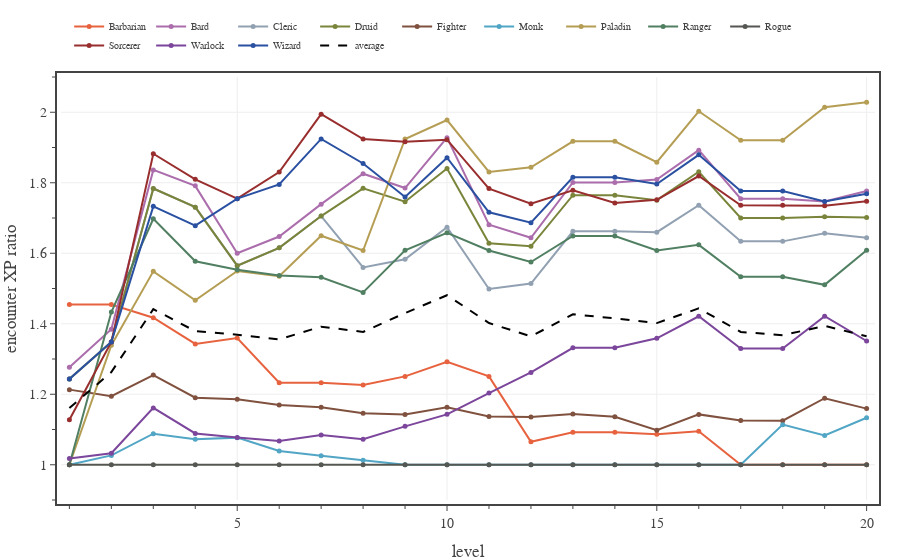

Notebook cell for this chart:
### Code cell
# Plots average encounter XP for each class on days with only one Deadly encounters and no short rest. 
n_enc = 1
encounter_difficulty = 'Deadly'

with open(f'../xp-and-player-characters/pc data - Medium 2 short rests.json', 'r') as fin:
    pc_data0 = json.load(fin)

with open(f'../xp-and-player-characters/pc data - {encounter_difficulty} 2 short rests.json', 'r') as fin:
    pc_data1 = json.load(fin)

levels = np.array(range(1,21,1))
enc_XP_budget = 0.5 * np.array(ENCOUNTER_DIFFICULTIES['Daily']['XP'])

fig = go.Figure(
    layout=go.Layout(
        template=TFB_TEMPLATE,
        xaxis=dict(
            title_text='level',
            range=[0.8, 20.2],
            tick0=0, dtick=5,
            minor=dict(tick0=0, dtick=1),
        ),
        yaxis=dict(
            autorange=False,
            title_text='encounter XP ratio',
            range=[0.9, 2.1],
            tick0=0, dtick=0.2,
            minor=dict(tick0=0, dtick=0.1),
        ),
        legend=dict(
            yanchor='bottom',  y=1.04,
            xanchor='left', x=0.01,
            orientation='h',
        )
    )
)

eXPmean = np.zeros(20)
aXPmean = np.zeros(20)
for pc in PC_CLASSES:
    eXP = np.zeros(20)
    for level in range(20):
        encounters = pc_data1[pc][level]['encounters']
        encounters = [x for x in encounters if x['type'] == 'encounter']
        eXP[level] = np.mean([x['XP mean'] for x in encounters[0:n_enc]])

    eXPmean += eXP
    aXP  = np.array([x['encounter XP mean'] for x in pc_data0[pc]])
    aXPmean += aXP

    fig.add_trace(go.Scatter(
        x=levels, 
        y=eXP/aXP,
        mode='lines+markers', 
        line={'color': PC_CLASSES[pc]['color']},
        marker={'size': 5},
        unselected=dict(marker=dict(opacity=0.0)),
        name=pc,
        hovertemplate=
            '<b>'+pc+'</b><br>'+
            'lvl %{x}<br>'+
            'enc XP %{y:.2f}'+
            '<extra></extra>'
    ))

eXPmean /= len(PC_CLASSES)
aXPmean /= len(PC_CLASSES)
fig.add_trace(go.Scatter(
    x=levels, 
    y=eXPmean/aXPmean,
    mode='lines', 
    line=dict(color='black', dash='dash'),
    unselected=dict(marker=dict(opacity=0.0)),
    name='average',
    hoverinfo='skip'
))

# show figure
fig.show(config=TFB_CONFIG)

# save large format figure
if SAVEFIGS:
    file_name = f'./fig-single-encounter-xp-vs-level-{encounter_difficulty.lower()}-large.html'
    fig_html = fig.to_html(
        config=TFB_CONFIG,
        include_plotlyjs=False, 
        full_html=False, 
    )
    fig_soup = BeautifulSoup(fig_html, 'html.parser')
    fig_soup.div['class'] = 'plotly-div-large'
    fig_soup.div['style'] = 'aspect-ratio:600/550'
    with open(file_name, 'wb') as fout:
        fout.write(fig_soup.prettify('utf-8'))

# save small format figure
if SAVEFIGS:
    fig.update_traces(marker=dict(size=4))
    fig.update_layout(font=dict(size=10), legend=dict(font_size=8))
    file_name = f'./fig-single-encounter-xp-vs-level-{encounter_difficulty.lower()}-small.html'
    fig_html = fig.to_html(
        config=TFB_CONFIG,
        include_plotlyjs=False, 
        full_html=False, 
    )
    fig_soup = BeautifulSoup(fig_html, 'html.parser')
    fig_soup.div['class'] = 'plotly-div-small'
    fig_soup.div['style'] = 'aspect-ratio:600/600'
    with open(file_name, 'wb') as fout:
        fout.write(fig_soup.prettify('utf-8'))

### Figure 1 — Plotly figure (JSON) as saved in the notebook; plotly's stock layout.template omitted (floating-point values rounded to 4 significant figures)
{"data": [{"hovertemplate": "<b>Barbarian</b><br>lvl %{x}<br>enc XP %{y:.2f}<extra></extra>", "line": {"color": "#E7623E"}, "marker": {"size": 5}, "mode": "lines+markers", "name": "Barbarian", "type": "scatter", "unselected": {"marker": {"opacity": 0}}, "x": [1, 2, 3, 4, 5, 6, 7, 8, 9, 10, 11, 12, 13, 14, 15, 16, 17, 18, 19, 20], "y": [1.454, 1.454, 1.417, 1.343, 1.36, 1.233, 1.233, 1.227, 1.251, 1.292, 1.251, 1.065, 1.092, 1.092, 1.087, 1.095, 1, 1, 1.0, 1]}, {"hovertemplate": "<b>Bard</b><br>lvl %{x}<br>enc XP %{y:.2f}<extra></extra>", "line": {"color": "#AB6DAC"}, "marker": {"size": 5}, "mode": "lines+markers", "name": "Bard", "type": "scatter", "unselected": {"marker": {"opacity": 0}}, "x": [1, 2, 3, 4, 5, 6, 7, 8, 9, 10, 11, 12, 13, 14, 15, 16, 17, 18, 19, 20], "y": [1.276, 1.385, 1.836, 1.791, 1.6, 1.647, 1.739, 1.826, 1.785, 1.928, 1.681, 1.644, 1.801, 1.801, 1.809, 1.892, 1.755, 1.755, 1.747, 1.776]}, {"hovertemplate": "<b>Cleric</b><br>lvl %{x}<br>enc XP %{y:.2f}<extra></extra>", "line": {"color": "#91A1B2"}, "marker": {"size": 5}, "mode": "lines+markers", "name": "Cleric", "type": "scatter", "unselected": {"marker": {"opacity": 0}}, "x": [1, 2, 3, 4, 5, 6, 7, 8, 9, 10, 11, 12, 13, 14, 15, 16, 17, 18, 19, 20], "y": [1.243, 1.348, 1.784, 1.731, 1.565, 1.615, 1.706, 1.56, 1.583, 1.674, 1.499, 1.514, 1.662, 1.662, 1.66, 1.736, 1.634, 1.634, 1.657, 1.644]}, {"hovertemplate": "<b>Druid</b><br>lvl %{x}<br>enc XP %{y:.2f}<extra></extra>", "line": {"color": "#7A853B"}, "marker": {"size": 5}, "mode": "lines+markers", "name": "Druid", "type": "scatter", "unselected": {"marker": {"opacity": 0}}, "x": [1, 2, 3, 4, 5, 6, 7, 8, 9, 10, 11, 12, 13, 14, 15, 16, 17, 18, 19, 20], "y": [1.243, 1.348, 1.784, 1.731, 1.565, 1.615, 1.706, 1.784, 1.746, 1.84, 1.628, 1.62, 1.765, 1.765, 1.751, 1.831, 1.7, 1.7, 1.704, 1.701]}, {"hovertemplate": "<b>Fighter</b><br>lvl %{x}<br>enc XP %{y:.2f}<extra></extra>", "line": {"color": "#7F513E"}, "marker": {"size": 5}, "mode": "lines+markers", "name": "Fighter", "type": "scatter", "unselected": {"marker": {"opacity": 0}}, "x": [1, 2, 3, 4, 5, 6, 7, 8, 9, 10, 11, 12, 13, 14, 15, 16, 17, 18, 19, 20], "y": [1.213, 1.194, 1.254, 1.19, 1.185, 1.169, 1.163, 1.146, 1.143, 1.163, 1.137, 1.136, 1.144, 1.136, 1.098, 1.143, 1.126, 1.125, 1.189, 1.159]}, {"hovertemplate": "<b>Monk</b><br>lvl %{x}<br>enc XP %{y:.2f}<extra></extra>", "line": {"color": "#51A5C5"}, "marker": {"size": 5}, "mode": "lines+markers", "name": "Monk", "type": "scatter", "unselected": {"marker": {"opacity": 0}}, "x": [1, 2, 3, 4, 5, 6, 7, 8, 9, 10, 11, 12, 13, 14, 15, 16, 17, 18, 19, 20], "y": [1, 1.027, 1.088, 1.073, 1.077, 1.039, 1.026, 1.013, 1, 1, 1, 1, 1, 1, 1, 1, 1, 1.114, 1.083, 1.133]}, {"hovertemplate": "<b>Paladin</b><br>lvl %{x}<br>enc XP %{y:.2f}<extra></extra>", "line": {"color": "#B59E54"}, "marker": {"size": 5}, "mode": "lines+markers", "name": "Paladin", "type": "scatter", "unselected": {"marker": {"opacity": 0}}, "x": [1, 2, 3, 4, 5, 6, 7, 8, 9, 10, 11, 12, 13, 14, 15, 16, 17, 18, 19, 20], "y": [1, 1.339, 1.549, 1.466, 1.55, 1.535, 1.65, 1.608, 1.924, 1.978, 1.831, 1.844, 1.918, 1.918, 1.858, 2.003, 1.921, 1.921, 2.014, 2.029]}, {"hovertemplate": "<b>Ranger</b><br>lvl %{x}<br>enc XP %{y:.2f}<extra></extra>", "line": {"color": "#507F62"}, "marker": {"size": 5}, "mode": "lines+markers", "name": "Ranger", "type": "scatter", "unselected": {"marker": {"opacity": 0}}, "x": [1, 2, 3, 4, 5, 6, 7, 8, 9, 10, 11, 12, 13, 14, 15, 16, 17, 18, 19, 20], "y": [1, 1.433, 1.698, 1.577, 1.553, 1.537, 1.532, 1.489, 1.608, 1.658, 1.608, 1.575, 1.649, 1.649, 1.608, 1.624, 1.534, 1.534, 1.51, 1.609]}, {"hovertemplate": "<b>Rogue</b><br>lvl %{x}<br>enc XP %{y:.2f}<extra></extra>", "line": {"color": "#555752"}, "marker": {"size": 5}, "mode": "lines+markers", "name": "Rogue", "type": "scatter", "unselected": {"marker": {"opacity": 0}}, "x": [1, 2, 3, 4, 5, 6, 7, 8, 9, 10, 11, 12, 13, 14, 15, 16, 17, 18, 19, 20], "y": [1, 1, 1, 1, 1.0, 1, 1, 1, 1, 1, 1, 1, 1.0, 1.0, 1, 1, 1, 1, 1, 1.0]}, {"hovertemplate": "<b>Sorcerer</b><br>lvl %{x}<br>enc XP %{y:.2f}<extra></extra>", "line": {"color": "#992E2E"}, "marker": {"size": 5}, "mode": "lines+markers", "name": "Sorcerer", "type": "scatter", "unselected": {"marker": {"opacity": 0}}, "x": [1, 2, 3, 4, 5, 6, 7, 8, 9, 10, 11, 12, 13, 14, 15, 16, 17, 18, 19, 20], "y": [1.128, 1.348, 1.882, 1.81, 1.755, 1.83, 1.995, 1.924, 1.916, 1.922, 1.783, 1.741, 1.778, 1.742, 1.752, 1.819, 1.736, 1.736, 1.734, 1.748]}, {"hovertemplate": "<b>Warlock</b><br>lvl %{x}<br>enc XP %{y:.2f}<extra></extra>", "line": {"color": "#7B469B"}, "marker": {"size": 5}, "mode": "lines+markers", "name": "Warlock", "type": "scatter", "unselected": {"marker": {"opacity": 0}}, "x": [1, 2, 3, 4, 5, 6, 7, 8, 9, 10, 11, 12, 13, 14, 15, 16, 17, 18, 19, 20], "y": [1.018, 1.033, 1.161, 1.089, 1.078, 1.067, 1.084, 1.073, 1.109, 1.143, 1.203, 1.262, 1.332, 1.332, 1.359, 1.421, 1.33, 1.33, 1.421, 1.351]}, {"hovertemplate": "<b>Wizard</b><br>lvl %{x}<br>enc XP %{y:.2f}<extra></extra>", "line": {"color": "#2A50A1"}, "marker": {"size": 5}, "mode": "lines+markers", "name": "Wizard", "type": "scatter", "unselected": {"marker": {"opacity": 0}}, "x": [1, 2, 3, 4, 5, 6, 7, 8, 9, 10, 11, 12, 13, 14, 15, 16, 17, 18, 19, 20], "y": [1.243, 1.348, 1.733, 1.678, 1.755, 1.795, 1.924, 1.855, 1.76, 1.871, 1.716, 1.687, 1.815, 1.815, 1.796, 1.879, 1.776, 1.776, 1.747, 1.769]}, {"hoverinfo": "skip", "line": {"color": "black", "dash": "dash"}, "mode": "lines", "name": "average", "type": "scatter", "unselected": {"marker": {"opacity": 0}}, "x": [1, 2, 3, 4, 5, 6, 7, 8, 9, 10, 11, 12, 13, 14, 15, 16, 17, 18, 19, 20], "y": [1.161, 1.263, 1.441, 1.379, 1.369, 1.356, 1.392, 1.377, 1.43, 1.481, 1.402, 1.364, 1.427, 1.415, 1.402, 1.444, 1.377, 1.367, 1.394, 1.365]}], "layout": {"legend": {"orientation": "h", "x": 0.01, "xanchor": "left", "y": 1.04, "yanchor": "bottom"}, "xaxis": {"dtick": 5, "minor": {"dtick": 1, "tick0": 0}, "range": [0.8, 20.2], "tick0": 0, "title": {"text": "level"}}, "yaxis": {"autorange": false, "dtick": 0.2, "minor": {"dtick": 0.1, "tick0": 0}, "range": [0.9, 2.1], "tick0": 0, "title": {"text": "encounter XP ratio"}}}}
